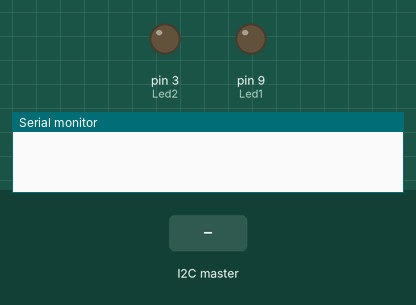
This sketch was run on a simulated Arduino Uno, built with avr-gcc and run on an emulated ATmega328P. Shown: output pins drawn as LEDs (lit = HIGH), the last lines printed to the serial monitor. The inputs (shaded band) are chosen by the test bench.

Above: at 1.2 s.
1.3 s: the I2C master sends the byte 1
At 2.0 s:
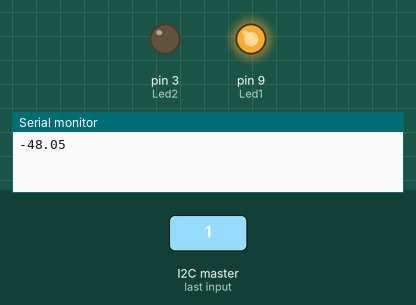
2.8 s: the I2C master sends the byte 90
At 3.2 s:
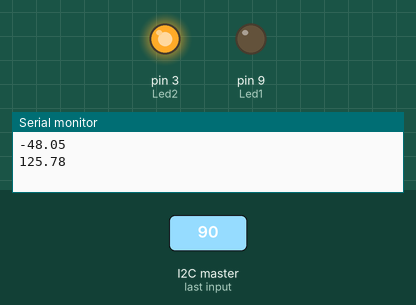
4.3 s: the I2C master sends the byte 0
At 5.5 s:
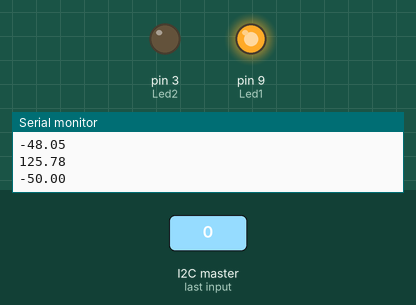
5.8 s: the I2C master sends the byte 200
At 6.7 s:
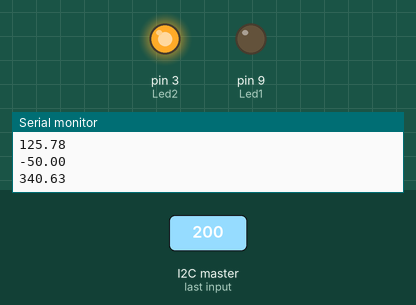
Timing chart, 0 to 8.3 s (numbered marks = the images above; inputs shaded):
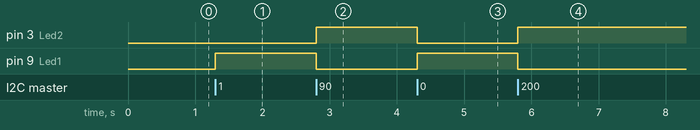

The sketch:

i2c_slave.ino
```cpp
#include<Wire.h>
#define Led1 9
#define Led2 3
#define Address 1
boolean flag=LOW;

void setup()
{
  Serial.begin(9600);
  Wire.begin(Address);
  Wire.onReceive(receiveEvent);
  pinMode(Led1, OUTPUT);
  pinMode(Led2,OUTPUT);
  digitalWrite(Led1,flag);
  digitalWrite(Led2,flag);
}

void loop()
{
  delay(100);
}

void Led_fun(float Temp_cel)
{
  if(Temp_cel<=50)
  {
    digitalWrite(Led1,!flag);
    digitalWrite(Led2,flag);
  }
  else
  {
    digitalWrite(Led1,flag);
    digitalWrite(Led2,!flag);
  }
  Serial.println(Temp_cel);
  delay(10);
}

void receiveEvent(int howMany)
{
  int V_range=Wire.read();
  float Vout=((V_range)*(5000.0/256.0)); //voltage output given by sensor in millivolts
  float Temp_cel=((Vout-500.0)/10.0);  //voltage to temp in celcius conversion
  Led_fun(Temp_cel);
  delay(100);
}
```

Measured:
- after the input at 1.3 s, pin 9 (Led1): LOW → HIGH at once
- after the input at 2.8 s, pin 3 (Led2): LOW → HIGH at once; pin 9 (Led1): HIGH → LOW at once
- after the input at 4.3 s, pin 3 (Led2): HIGH → LOW at once; pin 9 (Led1): LOW → HIGH at once
- after the input at 5.8 s, pin 3 (Led2): LOW → HIGH at once; pin 9 (Led1): HIGH → LOW at once
